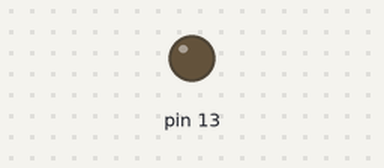
Simulated run of this sketch. Board: Arduino Uno, built with avr-gcc and run on an emulated ATmega328P. On the bench: output pins drawn as LEDs (lit = HIGH).

Above: at 0.4 s.
At 9.4 s:
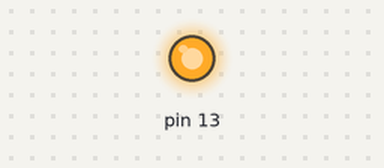
Timing chart, 0 to 10.4 s (numbered marks = the images above):
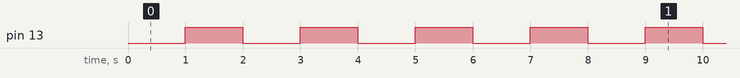

Measured:
- by itself, pin 13: moves between LOW and HIGH, repeating every 8.0 s
- by itself, everything shown: repeats every 8.0 s, in 8 steps

The sketch:

Week6_Timer_example.ino
```cpp
/*
This program turns on and off a LED on pin 13 each 1 second using an internal timer
*/

int timer=0;
bool state=0;
void setup() {
  pinMode(13,OUTPUT);

  TCCR0A=(1<<WGM01);    //Set the CTC mode
  OCR0A=0xF9; //Value for ORC0A for 1ms

  TIMSK0|=(1<<OCIE0A);   //Set the interrupt request
  sei(); //Enable interrupt

  TCCR0B|=(1<<CS01);    //Set the prescale 1/64 clock
  TCCR0B|=(1<<CS00);


}

void loop() {
  //in this way you can count 1 second because the interrupt request is each 1ms
  if(timer>=1000){
    state=!state;
    timer=0;
  }

  digitalWrite(13,state);

}

ISR(TIMER0_COMPA_vect){    //This is the interrupt request
  timer++;
}
```
